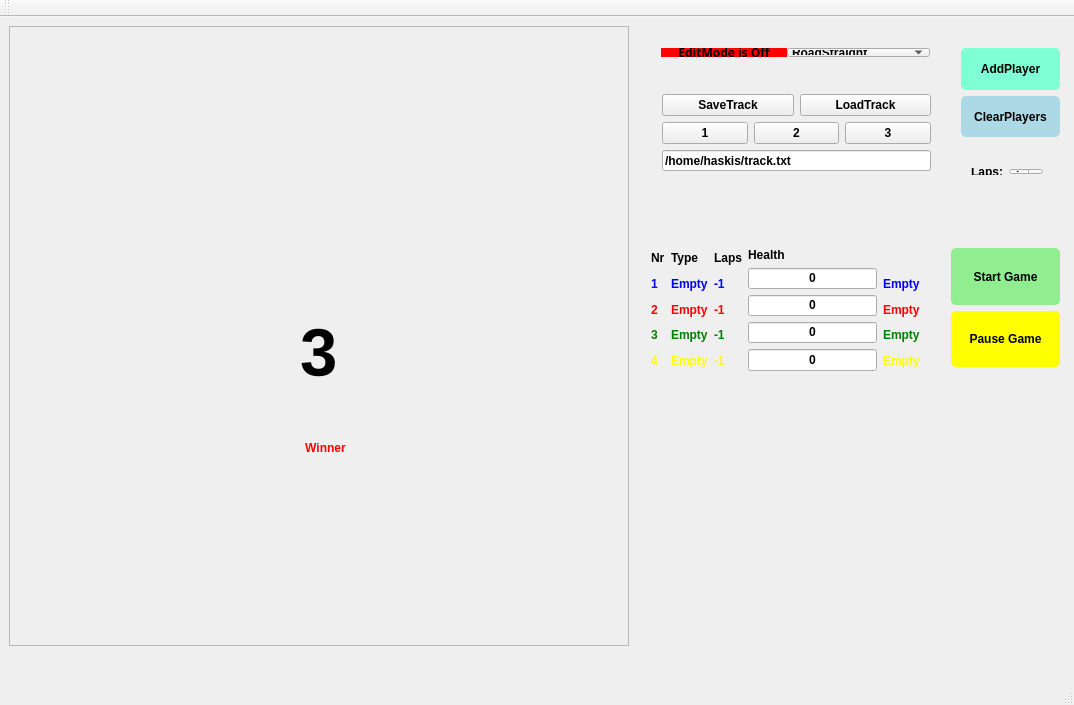
<?xml version="1.0" encoding="UTF-8"?>
<ui version="4.0">
 <class>MainWindow</class>
 <widget class="QMainWindow" name="MainWindow">
  <property name="geometry">
   <rect>
    <x>0</x>
    <y>0</y>
    <width>1074</width>
    <height>705</height>
   </rect>
  </property>
  <property name="font">
   <font>
    <weight>75</weight>
    <bold>true</bold>
   </font>
  </property>
  <property name="windowTitle">
   <string>MainWindow</string>
  </property>
  <widget class="QWidget" name="centralWidget">
   <widget class="TrackGUI" name="track">
    <property name="enabled">
     <bool>false</bool>
    </property>
    <property name="geometry">
     <rect>
      <x>9</x>
      <y>9</y>
      <width>620</width>
      <height>620</height>
     </rect>
    </property>
   </widget>
   <widget class="QLabel" name="label_8">
    <property name="geometry">
     <rect>
      <x>770</x>
      <y>90</y>
      <width>41</width>
      <height>17</height>
     </rect>
    </property>
    <property name="text">
     <string/>
    </property>
   </widget>
   <widget class="QLabel" name="labelSecondsToStart">
    <property name="geometry">
     <rect>
      <x>300</x>
      <y>300</y>
      <width>41</width>
      <height>71</height>
     </rect>
    </property>
    <property name="font">
     <font>
      <pointsize>50</pointsize>
     </font>
    </property>
    <property name="text">
     <string>3</string>
    </property>
   </widget>
   <widget class="QLabel" name="labelWinner">
    <property name="geometry">
     <rect>
      <x>50</x>
      <y>390</y>
      <width>551</width>
      <height>81</height>
     </rect>
    </property>
    <property name="font">
     <font>
      <weight>75</weight>
      <italic>false</italic>
      <bold>true</bold>
     </font>
    </property>
    <property name="styleSheet">
     <string notr="true">color:red; font: bold</string>
    </property>
    <property name="text">
     <string>Winner</string>
    </property>
    <property name="alignment">
     <set>Qt::AlignCenter</set>
    </property>
   </widget>
   <widget class="QWidget" name="layoutWidget">
    <property name="geometry">
     <rect>
      <x>640</x>
      <y>220</y>
      <width>291</width>
      <height>145</height>
     </rect>
    </property>
    <layout class="QHBoxLayout" name="layoutPlayerStats">
     <item>
      <layout class="QVBoxLayout" name="verticalLayout_3">
       <item>
        <widget class="QLabel" name="label_5">
         <property name="text">
          <string>Nr</string>
         </property>
        </widget>
       </item>
       <item>
        <widget class="QLabel" name="label">
         <property name="styleSheet">
          <string notr="true">QLabel { color : blue; }</string>
         </property>
         <property name="text">
          <string>1</string>
         </property>
        </widget>
       </item>
       <item>
        <widget class="QLabel" name="label_2">
         <property name="styleSheet">
          <string notr="true">QLabel { color : red; }</string>
         </property>
         <property name="text">
          <string>2</string>
         </property>
        </widget>
       </item>
       <item>
        <widget class="QLabel" name="label_4">
         <property name="styleSheet">
          <string notr="true">QLabel { color : green; }</string>
         </property>
         <property name="text">
          <string>3</string>
         </property>
        </widget>
       </item>
       <item>
        <widget class="QLabel" name="label_3">
         <property name="styleSheet">
          <string notr="true">QLabel { color : yellow; }</string>
         </property>
         <property name="text">
          <string>4</string>
         </property>
        </widget>
       </item>
      </layout>
     </item>
     <item>
      <layout class="QVBoxLayout" name="verticalLayout">
       <item>
        <widget class="QLabel" name="label_6">
         <property name="text">
          <string>Type</string>
         </property>
        </widget>
       </item>
       <item>
        <widget class="QLabel" name="labelPlayerOneName">
         <property name="styleSheet">
          <string notr="true">QLabel { color : blue; }</string>
         </property>
         <property name="text">
          <string>Empty</string>
         </property>
        </widget>
       </item>
       <item>
        <widget class="QLabel" name="labelPlayerTwoName">
         <property name="styleSheet">
          <string notr="true">QLabel { color : red; }</string>
         </property>
         <property name="text">
          <string>Empty</string>
         </property>
        </widget>
       </item>
       <item>
        <widget class="QLabel" name="labelPlayerThreeName">
         <property name="styleSheet">
          <string notr="true">QLabel { color : green; }</string>
         </property>
         <property name="text">
          <string>Empty</string>
         </property>
        </widget>
       </item>
       <item>
        <widget class="QLabel" name="labelPlayerFourName">
         <property name="styleSheet">
          <string notr="true">QLabel { color : yellow; }</string>
         </property>
         <property name="text">
          <string>Empty</string>
         </property>
        </widget>
       </item>
      </layout>
     </item>
     <item>
      <layout class="QVBoxLayout" name="verticalLayout_5">
       <item>
        <widget class="QLabel" name="label_7">
         <property name="text">
          <string>Laps</string>
         </property>
        </widget>
       </item>
       <item>
        <widget class="QLabel" name="labelPlayerOneLaps">
         <property name="styleSheet">
          <string notr="true">QLabel { color : blue; }</string>
         </property>
         <property name="text">
          <string>-1</string>
         </property>
        </widget>
       </item>
       <item>
        <widget class="QLabel" name="labelPlayerTwoLaps">
         <property name="styleSheet">
          <string notr="true">QLabel { color : red }</string>
         </property>
         <property name="text">
          <string>-1</string>
         </property>
        </widget>
       </item>
       <item>
        <widget class="QLabel" name="labelPlayerThreeLaps">
         <property name="styleSheet">
          <string notr="true">QLabel { color : green; }</string>
         </property>
         <property name="text">
          <string>-1</string>
         </property>
        </widget>
       </item>
       <item>
        <widget class="QLabel" name="labelPlayerFourLaps">
         <property name="styleSheet">
          <string notr="true">QLabel { color : yellow; }</string>
         </property>
         <property name="text">
          <string>-1</string>
         </property>
        </widget>
       </item>
      </layout>
     </item>
     <item>
      <layout class="QVBoxLayout" name="verticalLayout_6">
       <item>
        <widget class="QLabel" name="label_9">
         <property name="sizePolicy">
          <sizepolicy hsizetype="Preferred" vsizetype="Expanding">
           <horstretch>0</horstretch>
           <verstretch>0</verstretch>
          </sizepolicy>
         </property>
         <property name="text">
          <string>Health</string>
         </property>
        </widget>
       </item>
       <item>
        <widget class="QProgressBar" name="progressBarPlayerOneHealth">
         <property name="sizePolicy">
          <sizepolicy hsizetype="Expanding" vsizetype="MinimumExpanding">
           <horstretch>0</horstretch>
           <verstretch>0</verstretch>
          </sizepolicy>
         </property>
         <property name="font">
          <font>
           <weight>75</weight>
           <bold>true</bold>
          </font>
         </property>
         <property name="styleSheet">
          <string notr="true">QProgressBar::chunk { border-radius: 5px; background-color: blue}</string>
         </property>
         <property name="maximum">
          <number>1000</number>
         </property>
         <property name="value">
          <number>0</number>
         </property>
         <property name="alignment">
          <set>Qt::AlignCenter</set>
         </property>
         <property name="textDirection">
          <enum>QProgressBar::TopToBottom</enum>
         </property>
         <property name="format">
          <string>%v</string>
         </property>
        </widget>
       </item>
       <item>
        <widget class="QProgressBar" name="progressBarPlayerTwoHealth">
         <property name="sizePolicy">
          <sizepolicy hsizetype="Expanding" vsizetype="MinimumExpanding">
           <horstretch>0</horstretch>
           <verstretch>0</verstretch>
          </sizepolicy>
         </property>
         <property name="font">
          <font>
           <weight>75</weight>
           <bold>true</bold>
          </font>
         </property>
         <property name="styleSheet">
          <string notr="true">QProgressBar::chunk { border-radius: 5px; background-color: red}</string>
         </property>
         <property name="maximum">
          <number>1000</number>
         </property>
         <property name="value">
          <number>0</number>
         </property>
         <property name="alignment">
          <set>Qt::AlignCenter</set>
         </property>
         <property name="format">
          <string>%v</string>
         </property>
        </widget>
       </item>
       <item>
        <widget class="QProgressBar" name="progressBarPlayerThreeHealth">
         <property name="sizePolicy">
          <sizepolicy hsizetype="Expanding" vsizetype="MinimumExpanding">
           <horstretch>0</horstretch>
           <verstretch>0</verstretch>
          </sizepolicy>
         </property>
         <property name="font">
          <font>
           <weight>75</weight>
           <bold>true</bold>
          </font>
         </property>
         <property name="styleSheet">
          <string notr="true">QProgressBar::chunk { border-radius: 5px; background-color: green}</string>
         </property>
         <property name="maximum">
          <number>1000</number>
         </property>
         <property name="value">
          <number>0</number>
         </property>
         <property name="alignment">
          <set>Qt::AlignCenter</set>
         </property>
         <property name="format">
          <string>%v</string>
         </property>
        </widget>
       </item>
       <item>
        <widget class="QProgressBar" name="progressBarPlayerFourHealth">
         <property name="sizePolicy">
          <sizepolicy hsizetype="Expanding" vsizetype="MinimumExpanding">
           <horstretch>0</horstretch>
           <verstretch>0</verstretch>
          </sizepolicy>
         </property>
         <property name="font">
          <font>
           <weight>75</weight>
           <bold>true</bold>
           <strikeout>false</strikeout>
           <stylestrategy>PreferDefault</stylestrategy>
          </font>
         </property>
         <property name="styleSheet">
          <string notr="true">QProgressBar::chunk { border-radius: 5px; background-color: yellow}</string>
         </property>
         <property name="maximum">
          <number>1000</number>
         </property>
         <property name="value">
          <number>0</number>
         </property>
         <property name="alignment">
          <set>Qt::AlignCenter</set>
         </property>
         <property name="format">
          <string>%v</string>
         </property>
        </widget>
       </item>
      </layout>
     </item>
     <item>
      <layout class="QVBoxLayout" name="verticalLayout_2">
       <item>
        <widget class="QLabel" name="label_10">
         <property name="text">
          <string/>
         </property>
        </widget>
       </item>
       <item>
        <widget class="QLabel" name="labelPlayerOneType">
         <property name="styleSheet">
          <string notr="true">QLabel { color : blue; }</string>
         </property>
         <property name="text">
          <string>Empty</string>
         </property>
        </widget>
       </item>
       <item>
        <widget class="QLabel" name="labelPlayerTwoType">
         <property name="styleSheet">
          <string notr="true">QLabel { color : red; }</string>
         </property>
         <property name="text">
          <string>Empty</string>
         </property>
        </widget>
       </item>
       <item>
        <widget class="QLabel" name="labelPlayerThreeType">
         <property name="styleSheet">
          <string notr="true">QLabel { color : green; }</string>
         </property>
         <property name="text">
          <string>Empty</string>
         </property>
        </widget>
       </item>
       <item>
        <widget class="QLabel" name="labelPlayerFourType">
         <property name="styleSheet">
          <string notr="true">QLabel { color : yellow; }</string>
         </property>
         <property name="text">
          <string>Empty</string>
         </property>
        </widget>
       </item>
      </layout>
     </item>
    </layout>
   </widget>
   <widget class="QWidget" name="layoutWidget">
    <property name="geometry">
     <rect>
      <x>940</x>
      <y>220</y>
      <width>131</width>
      <height>141</height>
     </rect>
    </property>
    <layout class="QVBoxLayout" name="verticalLayout_7">
     <item>
      <widget class="QPushButton" name="pushButtonStartGame">
       <property name="sizePolicy">
        <sizepolicy hsizetype="Minimum" vsizetype="Minimum">
         <horstretch>0</horstretch>
         <verstretch>0</verstretch>
        </sizepolicy>
       </property>
       <property name="styleSheet">
        <string notr="true">border-radius: 5px;
background-color: lightgreen</string>
       </property>
       <property name="text">
        <string>Start Game</string>
       </property>
      </widget>
     </item>
     <item>
      <widget class="QPushButton" name="pushButtonPauseGame">
       <property name="sizePolicy">
        <sizepolicy hsizetype="Minimum" vsizetype="Minimum">
         <horstretch>0</horstretch>
         <verstretch>0</verstretch>
        </sizepolicy>
       </property>
       <property name="styleSheet">
        <string notr="true">border-radius: 5px;
background-color: yellow</string>
       </property>
       <property name="text">
        <string>Pause Game</string>
       </property>
      </widget>
     </item>
    </layout>
   </widget>
   <widget class="QWidget" name="layoutWidget">
    <property name="geometry">
     <rect>
      <x>651</x>
      <y>66</y>
      <width>291</width>
      <height>99</height>
     </rect>
    </property>
    <layout class="QVBoxLayout" name="verticalLayout_4">
     <item>
      <layout class="QHBoxLayout" name="horizontalLayout">
       <item>
        <widget class="QPushButton" name="pushButtonSaveTrack">
         <property name="text">
          <string>SaveTrack</string>
         </property>
        </widget>
       </item>
       <item>
        <widget class="QPushButton" name="pushButtonLoadTrack">
         <property name="text">
          <string>LoadTrack</string>
         </property>
        </widget>
       </item>
      </layout>
     </item>
     <item>
      <layout class="QHBoxLayout" name="horizontalLayout_3">
       <item>
        <widget class="QPushButton" name="pushButtonLoadTrackOne">
         <property name="text">
          <string>1</string>
         </property>
        </widget>
       </item>
       <item>
        <widget class="QPushButton" name="pushButtonLoadTrackTwo">
         <property name="text">
          <string>2</string>
         </property>
        </widget>
       </item>
       <item>
        <widget class="QPushButton" name="pushButtonLoadTrackThree">
         <property name="text">
          <string>3</string>
         </property>
        </widget>
       </item>
      </layout>
     </item>
     <item>
      <widget class="QLineEdit" name="lineEditTrackPath">
       <property name="text">
        <string>/home/haskis/track.txt</string>
       </property>
      </widget>
     </item>
    </layout>
   </widget>
   <widget class="QWidget" name="layoutWidget">
    <property name="geometry">
     <rect>
      <x>650</x>
      <y>20</y>
      <width>291</width>
      <height>31</height>
     </rect>
    </property>
    <layout class="QHBoxLayout" name="horizontalLayout_2">
     <property name="spacing">
      <number>0</number>
     </property>
     <item>
      <widget class="QPushButton" name="pushButtonEditMode">
       <property name="sizePolicy">
        <sizepolicy hsizetype="Minimum" vsizetype="Minimum">
         <horstretch>0</horstretch>
         <verstretch>0</verstretch>
        </sizepolicy>
       </property>
       <property name="font">
        <font>
         <family>KacstDecorative</family>
         <pointsize>9</pointsize>
         <weight>75</weight>
         <italic>false</italic>
         <bold>true</bold>
        </font>
       </property>
       <property name="styleSheet">
        <string notr="true">border-radius: 5px;
background-color: red</string>
       </property>
       <property name="text">
        <string>EditMode is Off</string>
       </property>
      </widget>
     </item>
     <item>
      <widget class="QComboBox" name="comboBoxEditCellType">
       <item>
        <property name="text">
         <string>RoadStraight</string>
        </property>
       </item>
       <item>
        <property name="text">
         <string>RoadCorner</string>
        </property>
       </item>
       <item>
        <property name="text">
         <string>StartPosition</string>
        </property>
       </item>
       <item>
        <property name="text">
         <string>BeforeStartPosition</string>
        </property>
       </item>
       <item>
        <property name="text">
         <string>Sand</string>
        </property>
       </item>
       <item>
        <property name="text">
         <string>Stone</string>
        </property>
       </item>
       <item>
        <property name="text">
         <string>Grass</string>
        </property>
       </item>
       <item>
        <property name="text">
         <string>Water</string>
        </property>
       </item>
      </widget>
     </item>
    </layout>
   </widget>
   <widget class="QWidget" name="layoutWidget">
    <property name="geometry">
     <rect>
      <x>950</x>
      <y>20</y>
      <width>121</width>
      <height>111</height>
     </rect>
    </property>
    <layout class="QVBoxLayout" name="verticalLayout_8">
     <item>
      <widget class="QPushButton" name="pushButtonAddPlayer">
       <property name="sizePolicy">
        <sizepolicy hsizetype="Minimum" vsizetype="Minimum">
         <horstretch>0</horstretch>
         <verstretch>0</verstretch>
        </sizepolicy>
       </property>
       <property name="styleSheet">
        <string notr="true">border-radius: 5px;
background-color: Aquamarine
</string>
       </property>
       <property name="text">
        <string>AddPlayer</string>
       </property>
      </widget>
     </item>
     <item>
      <widget class="QPushButton" name="pushButtonClearPlayers">
       <property name="sizePolicy">
        <sizepolicy hsizetype="Minimum" vsizetype="Minimum">
         <horstretch>0</horstretch>
         <verstretch>0</verstretch>
        </sizepolicy>
       </property>
       <property name="styleSheet">
        <string notr="true">border-radius: 5px;
background-color: lightblue
</string>
       </property>
       <property name="text">
        <string>ClearPlayers</string>
       </property>
      </widget>
     </item>
    </layout>
   </widget>
   <widget class="QWidget" name="layoutWidget">
    <property name="geometry">
     <rect>
      <x>960</x>
      <y>140</y>
      <width>94</width>
      <height>29</height>
     </rect>
    </property>
    <layout class="QHBoxLayout" name="horizontalLayout_4">
     <item>
      <widget class="QLabel" name="labelLaps">
       <property name="text">
        <string>Laps:</string>
       </property>
      </widget>
     </item>
     <item>
      <widget class="QSpinBox" name="spinBoxNumberOfMaxLaps">
       <property name="minimum">
        <number>1</number>
       </property>
       <property name="maximum">
        <number>20</number>
       </property>
      </widget>
     </item>
    </layout>
   </widget>
  </widget>
  <widget class="QMenuBar" name="menuBar">
   <property name="geometry">
    <rect>
     <x>0</x>
     <y>0</y>
     <width>1074</width>
     <height>25</height>
    </rect>
   </property>
  </widget>
  <widget class="QToolBar" name="mainToolBar">
   <attribute name="toolBarArea">
    <enum>TopToolBarArea</enum>
   </attribute>
   <attribute name="toolBarBreak">
    <bool>false</bool>
   </attribute>
  </widget>
  <widget class="QStatusBar" name="statusBar"/>
 </widget>
 <layoutdefault spacing="6" margin="11"/>
 <customwidgets>
  <customwidget>
   <class>TrackGUI</class>
   <extends>QGraphicsView</extends>
   <header>trackgui.h</header>
  </customwidget>
 </customwidgets>
 <resources/>
 <connections/>
</ui>
